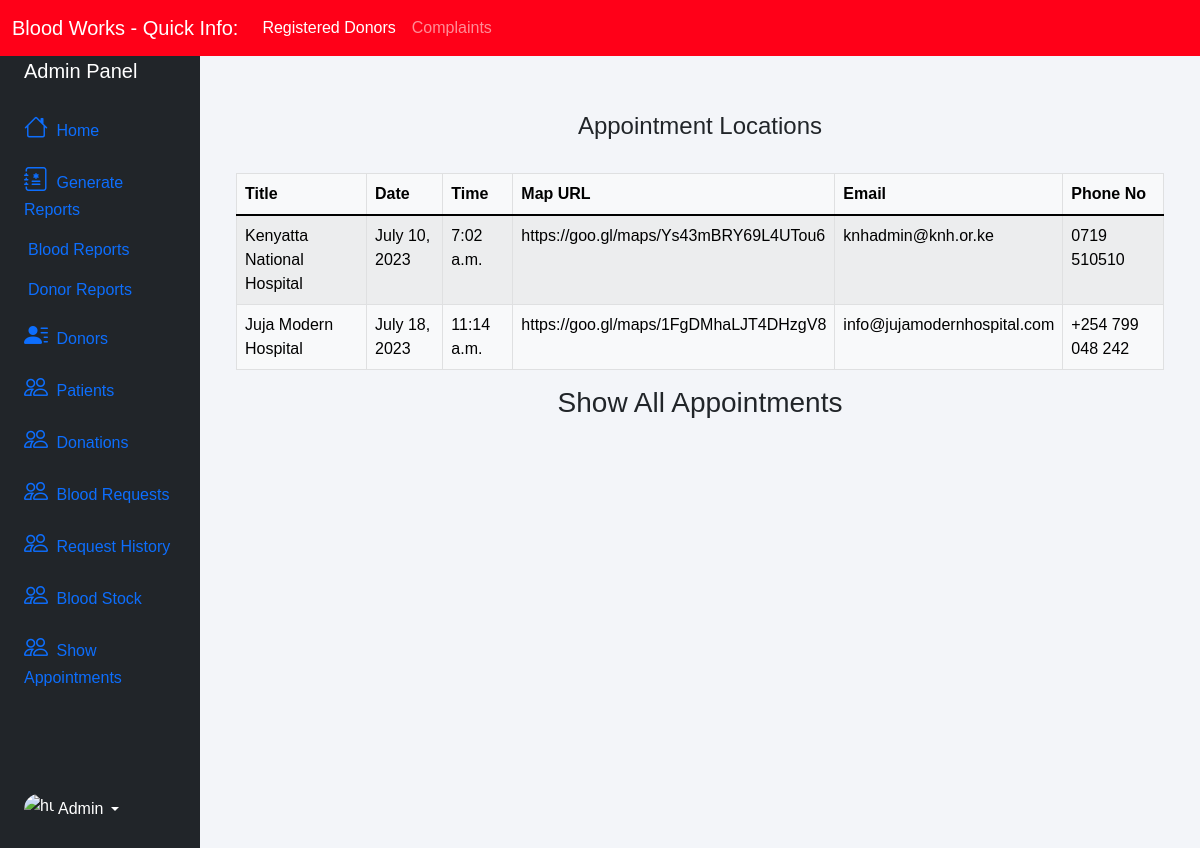
/admin-appointment (signed in), run on the app's committed database.
### appointments/models.py (models this page shows, shortened)
class Appointment(models.Model):
    title = models.CharField(max_length=100)
    date = models.DateField()
    time = models.TimeField()
    map = models.CharField(max_length=100)
    email = models.EmailField()
    phone = models.CharField(max_length=100)
    image = models.URLField(
        default="https://i.seadn.io/gae/OGpebYaykwlc8Tbk-oGxtxuv8HysLYKqw-FurtYql2UBd_q_-ENAwDY82PkbNB68aTkCINn6tOhpA8pF5SAewC2auZ_44Q77PcOo870?auto=format&dpr=1&w=1000")
    status = models.CharField(max_length=20, default="Pending",
                              choices=[("Pending", "Pending"), ("Available", "Available"), ("Cancelled", "Cancelled")])

### blood/views.py (the view)
# urls.py: path('admin-appointment', views.admin_show_appointments_view,name='admin-appointment'),
@login_required(login_url='adminlogin')
def admin_show_appointments_view(request):
    print(request.POST)
    context = {'data': amodels.Appointment.objects.all(), 'form': aforms.AppointmentForm()}
    return render(request, 'blood/admin-appointment.html', context)

### templates/blood/admin-appointment.html (shortened to what this page needs)
{% extends 'blood/adminbase.html' %}
{% block content %}
{% load widget_tweaks %}
{%load static%}
<head>
</head>
<br><br>
<div class="container">
    <H4 class="text-center">Appointment Locations</H4><br>
    <table class="table table-light table-hover table-bordered table-striped">
        <thead class="bg-info">
        <tr>
            <th scope="col">Title</th>
            <th scope="col">Date</th>
            <th scope="col">Time</th>
            <th scope="col">Map URL</th>
            <th scope="col">Email</th>
            <th scope="col">Phone No</th>
        </tr>
        </thead>
        <tbody>
        {% for x in data %}
        <tr>
            <td> {{x.title}}</td>
            <td>{{x.date}}</td>
            <td>{{x.time}}</td>
            <td>{{x.map}}</td>
            <td>{{x.email}}</td>
            <td>{{x.phone}}</td>
        </tr>
        {% endfor %}
        </tbody>
    </table>
</div>
<div class="container fluid">
    <div class="row">
        <h3 class="text-center">Show All Appointments</h3>
    </div>
</div>
{% endblock content %}

### templates/blood/adminbase.html (style rules this page uses)
* { margin: 0; padding: 0; box-sizing: border-box; list-style: none; text-decoration: none; font-family: 'Josefin Sans', sans-serif; }
body { background-color: #f3f5f9; }

### data on the page
Appointment: title "Kenyatta National Hospital", date "July 10, 2023", time "7:02 a.m.", map "https://goo.gl/maps/Ys43mBRY69L4UTou6", email "knhadmin@knh.or.ke", phone "0719 510510"
Appointment: title "Juja Modern Hospital", date "July 18, 2023", time "11:14 a.m.", map "https://goo.gl/maps/1FgDMhaLJT4DHzgV8", email "info@jujamodernhospital.com", phone "+254 799 048 242"
